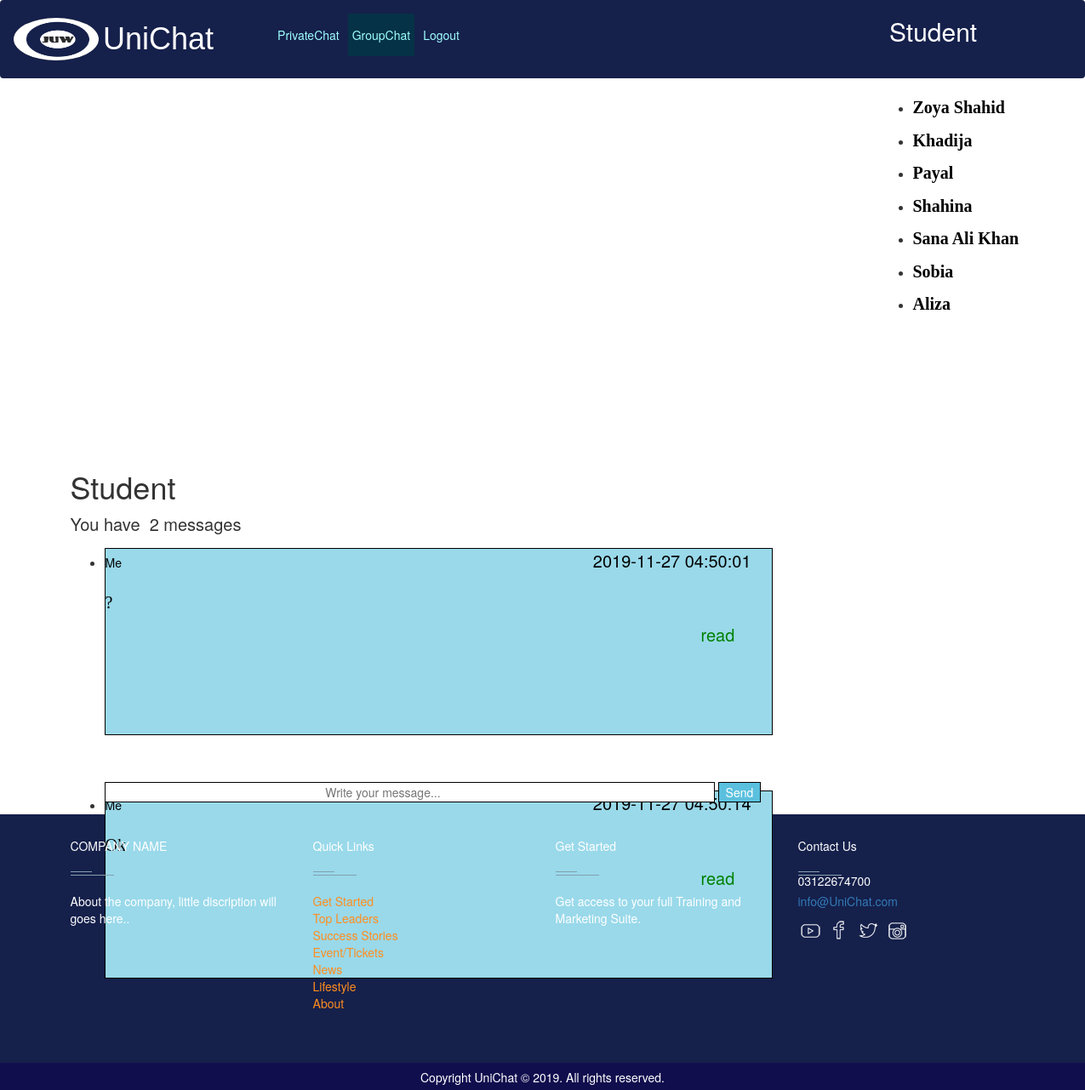
Screenshot of /ok.php (signed in) with the database file from the repository.
### tables this page shows
CREATE TABLE `student` (
  `Id` int(150) UNSIGNED NOT NULL,
  `Username` varchar(30) DEFAULT NULL,
  `Email` varchar(30) DEFAULT NULL,
  `Password` varchar(30) DEFAULT NULL,
  `Faculty` varchar(50) DEFAULT NULL,
  `Batch` varchar(30) DEFAULT NULL,
  `Source` varchar(30) DEFAULT NULL,
  `Area` varchar(255) DEFAULT NULL
);

CREATE TABLE `users_chats` (
  `sender_username` varchar(255) NOT NULL,
  `receiver_username` varchar(255) NOT NULL,
  `msg_content` text NOT NULL,
  `msg_status` varchar(255) NOT NULL,
  `msg_date` date NOT NULL,
  `msg_time` datetime NOT NULL
);

### ok.php (the view, shortened to what this page needs)
<?php
include("kon.php");
if(!isset($_SESSION['un'])){
	header("location: login.php");
}
else{ ?>
<html>
<head><title>PRIVATE CHAT</title>
	<link rel="stylesheet" href="https://maxcdn.bootstrapcdn.com/bootstrap/4.3.1/css/bootstrap.min.css">
	<link rel="stylesheet" href="https://maxcdn.bootstrapcdn.com/bootstrap/4.3.1/css/bootstrap.min.css">
	<link rel="stylesheet" type="text/css" href="https://maxcdn.bootstrapcdn.com/bootstrap/3.3.7/css/bootstrap.min.css">
	<link rel="stylesheet" type="text/css" href="https://maxcdn.bootstrapcdn.com/font-awesome/4.7.0/css/font-awesome.min.css">
<?php
      $se=$_SESSION['un'];
?>
</head>
<div id="ho">
<nav class="navbar navbar-expand-sm" style="background-color:rgb(21,32,75);">
  <ul class="navbar-nav" >
  	 <li class="nav-item">
      <a class="nav-link"  href="juw.php"><img src="1.png" class="rounded-circle" alt="LOGO" title="Home" width="100" height="50" style="background-color:black;"></a>
    </li>
    <li class="nav-item">
      <h1 style="font-family:Comic Sans MS, cursive, sans-serif; color:white;" >UniChat</h1>
    </li>
    <li class="nav-item">
      <a class="nav-link"  href="t.php" style="color:rgb(159,255,255);margin-left:70px; margin-top: 10px;">PrivateChat</a>
    </li>
    <li class="nav-item">
      <a class="nav-link" id="T" href="gp.php" style="color:rgb(159,255,255);margin-left:5px; margin-top: 10px;">GroupChat</a>
    </li>
<li class="nav-item" >
      <a class="nav-link" href="logout.php" style="color:rgb(159,255,255);margin-left:5px; margin-top: 10px;">Logout</a>
    </li>
    <li >
  	<?php
  	 echo "<p style='color:white;font-size:30px;margin-top:10px;margin-left:500px; position:fixed;'>$se</p>";?></li>
  </ul>
</nav>
</div>
	<div class="container main-section">
		<div class="row">
			<div class="col-md-3 col-sm-3 col-xs-12 left-sidebar"style="margin-left:950px;">
				<div class="left-chat">
					<ul >
						<?php include("gdata.php"); ?>
					</ul>
				</div>
			</div>
			<div class="col-md-9 col-sm-9 col-xs-12 right-sidebar">
				<div class="row" style="margin-top:-350px;">
					<?php
						$user = $_SESSION['un'];
						$get_user = "select * from student where Username='$user'";
						$run_user = mysqli_query($con,$get_user);
						$row=mysqli_fetch_array($run_user);
						$user_name = $row['Username'];
					?>
					<?php
					 $username=$_SESSION['un'];
						$total_messages = "select * from users_chats where (sender_username='$user_name' AND receiver_username='$username') OR (receiver_username='$user_name' AND sender_username='$username')";
						$run_messages = mysqli_query($con,$total_messages);
						$total = mysqli_num_rows($run_messages);
					?>
					<div class="col-md-12 right-header" style="margin-top:500px;">
						<div class="right-header-detail">
							<form method="post">
								<p><?php echo"<h1>$username</h1>";?></p>
								<span style="font-size:20px;">You have&nbsp;&nbsp;<?php echo $total; ?> messages</span>&nbsp &nbsp
							</form>
						</div>
					</div>
				</div>
				<div class="row" >
					<div id="scrolling" class="col-md-12 right-header-contentChat">
						<?php
						$sel_msg = "select * from users_chats where (sender_username='$user_name' AND receiver_username='$username') OR (receiver_username='$user_name' AND sender_username='$username') ORDER by 1 ASC";
						$run_msg = mysqli_query($con,$sel_msg);
						while($row=mysqli_fetch_array($run_msg)){
						$sender_username = $row['sender_username'];
						$receiver_username = $row['receiver_username'];
						$msg_content = $row['msg_content'];
						$msg_status = $row['msg_status'];
						$msg_time = $row['msg_time'];
						?>
						<ul>
						<div id="do">
						<?php
						if($user_name == $sender_username AND $username == $receiver_username){
							echo"
								<li>
								<div id='rcc'>
									<div id='message' style='color:black;background-color:rgb(153,217,234);'>
										<span > Me  <small style='font-size:20px;margin-left:550;'>$msg_time</small> </span><br><br>
										<p style='font-family:Times New Roman, Times, serif; font-size:20px;'>$msg_content</p>
										<p style='color:green;margin-left:700px;font-size:20px;'>$msg_status</p>
									</div>
									</div>
								</li>
							";
						}
						?>
					</div>
						</ul>
						<?php
						}
						?>
					</div>
				</div>
				<div class="row">
					<div class="col-md-12 right-chat-textbox" id="d">
						<form method="post" >
						<input autocomplete="off" type="text" name="msg_content" placeholder="&nbsp;&nbsp;&nbsp;&nbsp;&nbsp;&nbsp;&nbsp;&nbsp;&nbsp;&nbsp;&nbsp;&nbsp;&nbsp;&nbsp;&nbsp;&nbsp;&nbsp;&nbsp;&nbsp;&nbsp;&nbsp;&nbsp;&nbsp;&nbsp;&nbsp;&nbsp;&nbsp;&nbsp;&nbsp;&nbsp;&nbsp;&nbsp;&nbsp;&nbsp;&nbsp;&nbsp;&nbsp;&nbsp;&nbsp;&nbsp;&nbsp;&nbsp;&nbsp;&nbsp;&nbsp;&nbsp;&nbsp;&nbsp;&nbsp;&nbsp;&nbsp;&nbsp;&nbsp;&nbsp;&nbsp;&nbsp;&nbsp;&nbsp;&nbsp;&nbsp;&nbsp;&nbsp;&nbsp;&nbsp;&nbsp;&nbsp;Write your message..."style="width:87%;margin-left:40px;border:1px solid black;">
						<button class="btn-info" name="submit" id="c" style="width:6%; border:1px solid black;"> Send</button>
						</form>
					</div>
				</div>
			</div>
		</div>
	</div>
<?php } ?>
<footer id="footer" class="footer-1">
<div class="main-footer widgets-dark typo-light">
<div class="container">
<div class="row">
<div class="col-xs-12 col-sm-6 col-md-3">
<div class="widget subscribe no-box">
<h5 class="widget-title">COMPANY NAME<span></span></h5>
<p>About the company, little discription will goes here.. </p>
</div>
</div>
<div class="col-xs-12 col-sm-6 col-md-3">
<div class="widget no-box">
<h5 class="widget-title">Quick Links<span></span></h5>
<ul class="thumbnail-widget">
<li>
<div class="thumb-content"><a href="#.">Get Started</a></div>
</li>
<li>
<div class="thumb-content"><a href="#.">Top Leaders</a></div>
</li>
<li>
<div class="thumb-content"><a href="#.">Success Stories</a></div>
</li>
<li>
<div class="thumb-content"><a href="#.">Event/Tickets</a></div>
</li>
<li>
<div class="thumb-content"><a href="#.">News</a></div>
</li>
<li>
<div class="thumb-content"><a href="#.">Lifestyle</a></div>
</li>
<li>
<div class="thumb-content"><a href="#.">About</a></div>
</li>
</ul>
</div>
</div>
<div class="col-xs-12 col-sm-6 col-md-3">
<div class="widget no-box">
<h5 class="widget-title">Get Started<span></span></h5>
<p>Get access to your full Training and Marketing Suite.</p>
</div>
</div>
<div class="col-xs-12 col-sm-6 col-md-3">
<div class="widget no-box">
<h5 class="widget-title">Contact Us<span>03122674700</span></h5>
<p><a href="mailto:info@domain.com" title="UniChat">info@UniChat.com</a></p>
<ul class="social-footer2">
<li class=""><a title="youtube" target="_blank" href="https://www.youtube.com/"><img alt="youtube" width="30" height="30"></a></li>
<li class=""><a href="https://www.facebook.com/" target="_blank" title="Facebook"><img alt="Facebook" width="30" height="30"></a></li>
<li class=""><a href="https://twitter.com" target="_blank" title="Twitter"><img alt="Twitter" width="30" height="30"></a></li>
<li class=""><a title="instagram" target="_blank" href="https://www.instagram.com/"><img alt="instagram" width="30" height="30"></a></li>
</ul>
</div>
</div>
</div>
</div>
</div>
<div class="footer-copyright">
<div class="container">
<div class="row">
<div class="col-md-12 text-center">
<p>Copyright UniChat © 2019. All rights reserved.</p>
</div>
</div>
</div>
</div>
</footer>

### gdata.php (shortened to what this page needs)
<?php
require_once("kon.php");
$wah=$_SESSION['un'];
	$user = "select * from student where Username != '$wah'";
	$run_user = mysqli_query($con,$user);
	while ($row_user=mysqli_fetch_array($run_user)){
	$user_name = $row_user['Username'];
	echo"
	<li>
		<div class='chat'>
			<p><a href='wah.php?Username=$user_name' style='color:black;text-decoration:none;font-size:20px;font-family:times new roman;font-weight:bold;'>$user_name</a></p>";
	}
?>

### ok.php (style rules this page uses)
footer .main-footer { padding: 20px 0; background: rgb(21,32,75); }
footer ul { padding-left: 0; list-style: none; }
.footer-copyright { background: rgb(17,14,78); padding: 5px 0; }
.footer-copyright p { color: white; margin: 2px 0 0; }
.widget { padding: 20px; margin-bottom: 40px; }
.widget.no-box { padding: 0; background-color: transparent; margin-bottom: 40px; box-shadow: none; -webkit-box-shadow: none; -moz-box-shadow: none; -ms-box-shadow: none; -o-box-shadow: none; }
.widget.subscribe p { margin-bottom: 18px; }
.widget li a { color: #ff8d1e; }
.widget-title { margin-bottom: 20px; }
.widget-title span { background: #839FAD none repeat scroll 0 0;display: block; height: 1px;margin-top: 25px;position: relative;width: 20%; }
.widget-title span::after { background: inherit;content: "";height: inherit; position: absolute;top: -4px;width: 50%; }
.typo-light h1, .typo-light h2, .typo-light h3, .typo-light h4, .typo-light h5, .typo-light h6, .typo-light p, .typo-light div, .typo-light span, .typo-light small { color: #fff; }
ul.social-footer2 { margin: 0;padding: 0; width: auto; }
ul.social-footer2 li { display: inline-block;padding: 0; }
ul.social-footer2 li a { display: block; height:30px;width: 30px;text-align: center; }
#T { background-color: rgb(5, 50, 70); }
#rcc { width:100%; height:100%; overflow:auto; margin:0px auto; }
#message { height:80%; border:1px solid black; overflow:auto; }

### rows the page displays
student: Username "Zoya Shahid"
student: Username "Khadija"
student: Username "Payal"
student: Username "Shahina"
student: Username "Sana Ali Khan"
student: Username "Sobia"
student: Username "Aliza"
users_chats: msg_time "2019-11-27 04:50:01", msg_content "?", msg_status "read"
users_chats: msg_time "2019-11-27 04:50:14", msg_content "Ok", msg_status "read"

### other values shown
$se "Student"
$username "Student"
$total "2"
